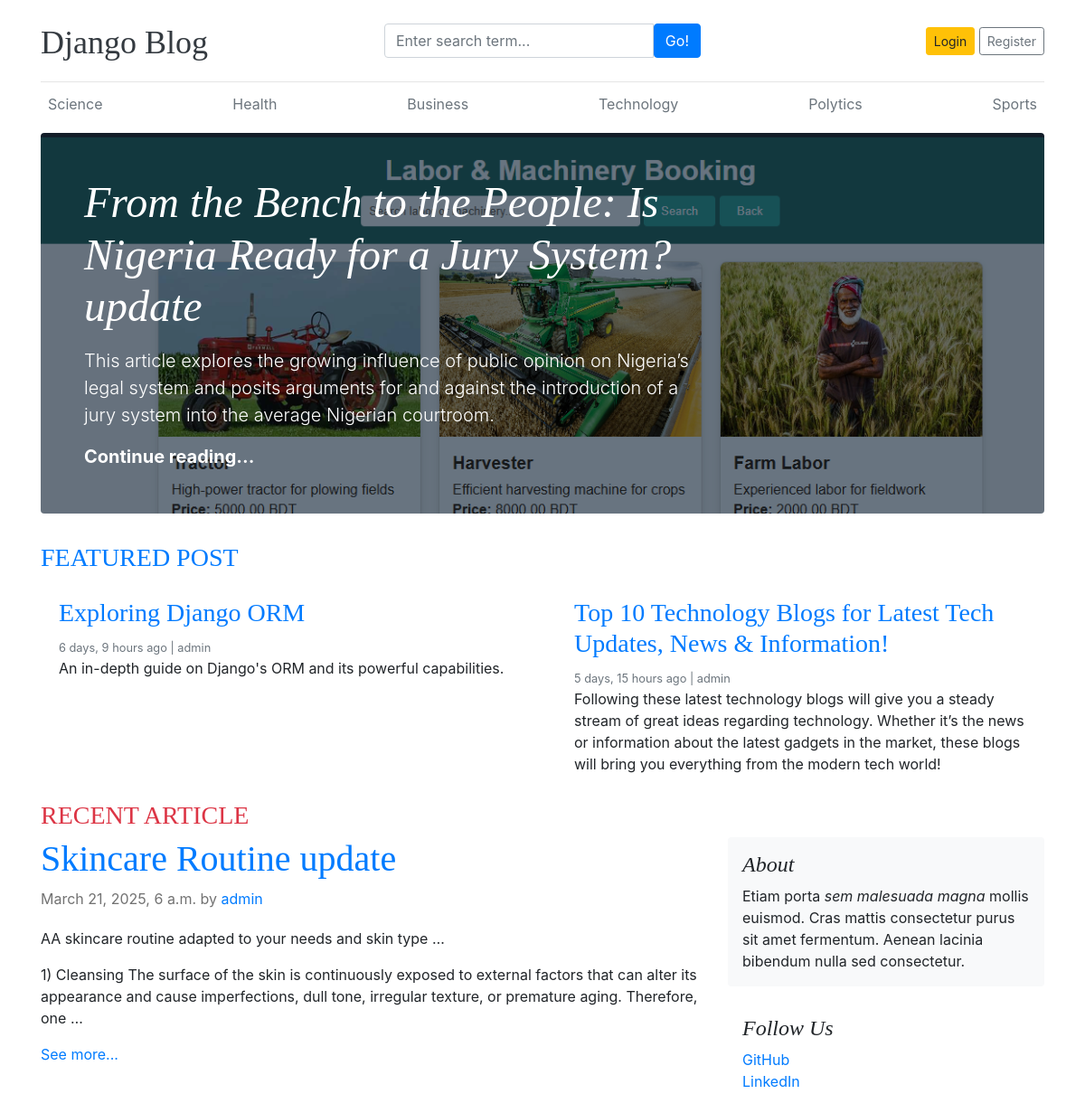
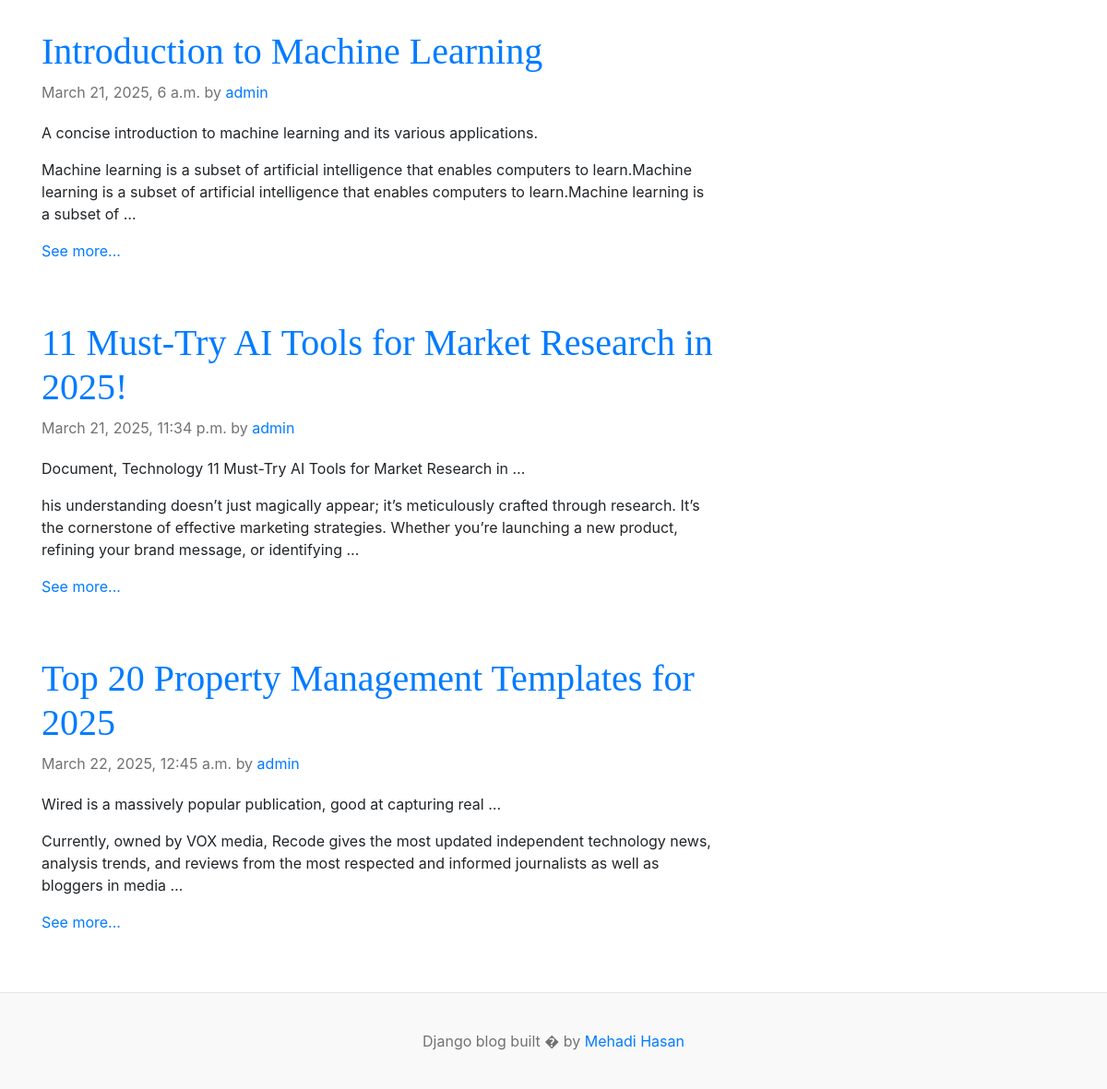
The page / on the database its author committed (2 pictures, top to bottom).
### blog/models.py (models this page shows, shortened)
class Category(models.Model):
    category_name = models.CharField(max_length=100,unique=True)
    created_at = models.DateField(auto_now_add=True)
    updated_at = models.DateField(auto_now=True)
    class Meta:
        verbose_name_plural = 'Categories'

class Blog(models.Model):
    title = models.CharField(max_length=250,unique=True)
    slug = models.SlugField(unique=True,blank=True)
    category = models.ForeignKey(Category,on_delete=models.CASCADE)
    author = models.ForeignKey(User,on_delete=models.CASCADE)
    blog_image = models.ImageField(upload_to='uploads/%y/%m/%d')
    short_desc = models.TextField(max_length=1000)
    blog_body = models.TextField()
    status = models.CharField(max_length=100,choices=STATUS_CHOICE,default='draft')
    is_featured = models.BooleanField(default=False)
    created_at = models.DateTimeField(auto_now_add=True)
    updated_at = models.DateTimeField(auto_now=True)

### blog/views.py (the view)
# urls.py: path('',views.home,name='home'),
def home(request):
    category = models.Category.objects.all()
    featured_post = models.Blog.objects.filter(is_featured=True, status ='publish').all()
    allpost = models.Blog.objects.filter(is_featured=False,status='publish').all()
    contex = {
        'category':category,
        'featured_post':featured_post,
        'allpost':allpost
    }
    return render(request,'index.html',contex)

### blog/context_processors.py (called while the page is built)
def get_categories(request):
    category = models.Category.objects.all()
    return dict(category=category)

### blog/templates/index.html
{% extends 'base.html'%}
{% block content %}
      {% for post in featured_post %}
      {% if forloop.first%}
      <div
        class="jumbotron p-3 p-md-5 text-white rounded bg-dark"
        style="
          background-image: url({{post.blog_image.url}});
          background-blend-mode: overlay;
          background-size: cover;
        "
      >
        <div class="col-md-8 px-0">
          <h1 class="display-4 font-italic">
            <a href="{% url 'single_blog' post.slug %}" class="text-white">{{post.title}}</a>
          </h1>
          <p class="lead my-3">
            {{post.short_desc}}
          </p>
          <p class="lead mb-0">
            <a href="{% url 'single_blog' post.slug %}" class="text-white font-weight-bold"
              >Continue reading...</a
            >
          </p>
        </div>
      </div>
      {% endif %}
      {% endfor %}
      <h3 class="text-uppercase text-primary">Featured Post</h3>
      <div class="row mb-2">
        {% for post in featured_post%}
        {% if not forloop.first %}
        <div class="col-md-6">
          <div class="card border-0">
            <div class="card-body">
              <h3><a href="{% url 'single_blog' post.slug %}">{{post.title}}</a></h3>
              <small class="mb-1 text-muted">{{post.created_at | timesince}} ago | {{post.author}}</small>
              <p class="card-text">
                {{post.short_desc}}
              </p>
            </div>
          </div>
        </div>
        {% endif %}
        {% endfor %}
      </div>
      <h3 class="text-uppercase text-danger">Recent Article</h3>
      <main role="main" class="container p-0">
        <div class="row">
          <div class="col-md-8 blog-main">
            {% for post in allpost%}
            <div class="blog-post">
              <h2 class="blog-post-title"><a href="{% url 'single_blog' post.slug %}">{{post.title}}</a></h2>
              <p class="blog-post-meta">
                {{post.created_at}} by <a href="#">{{post.author}}</a>
              </p>
              <p>
                {{post.short_desc | truncatewords:10 }}
              </p>
              <p>
                {{post.blog_body | truncatewords:30 }}
              </p>
              <a href="{% url 'single_blog' post.slug %}">See more...</a>
            </div>
            {% endfor %}
          </div>
          <aside class="col-md-4 blog-sidebar">
            <div class="p-3 mb-3 bg-light rounded">
              <h4 class="font-italic">About</h4>
              <p class="mb-0">
                Etiam porta <em>sem malesuada magna</em> mollis euismod. Cras
                mattis consectetur purus sit amet fermentum. Aenean lacinia
                bibendum nulla sed consectetur.
              </p>
            </div>
            <div class="p-3">
              <h4 class="font-italic">Follow Us</h4>
              <ol class="list-unstyled">
                <li><a href="#">GitHub</a></li>
                <li><a href="#">LinkedIn</a></li>
              </ol>
            </div>
          </aside>
        </div>
      </main>
    </div>
    {% endblock%}

### blog/templates/header.html (shortened to what this page needs)
{% load static%}
<!DOCTYPE html>
<html lang="en">
  <head>
    <link
      href="https://getbootstrap.com/docs/4.0/dist/css/bootstrap.min.css"
      rel="stylesheet"
    />
    <link href="{% static 'css/blog.css'%}" rel="stylesheet" />
  </head>
  <body>
    <div class="container">
      <header class="blog-header py-3">
        <div class="row flex-nowrap justify-content-between align-items-center">
          <div class="col-4 pt-1">
            <a class="blog-header-logo text-dark" href="/">Django Blog</a>
          </div>
          <div class="col-4">
            <form action="{% url 'search' %}" method="GET">
              <div class="input-group">
                <input class="form-control" type="text" placeholder="Enter search term..." aria-label="Enter search term..." aria-describedby="button-search" name="keyword"/>
                <button class="btn btn-primary" id="button-search" type="submit">Go!</button>
            </div>
            </form>
          </div>
          <div class="col-4 d-flex justify-content-end align-items-center">
            {% if request.user.is_authenticated %}
              <a class="btn btn-sm btn-warning" href="{% url "dashboard" %}">{{request.user.username}}</a> &nbsp;
              <a class="btn btn-sm btn-outline-secondary" href="{% url "logout_user" %}">Logout</a>
            {% else %}
              <a class="btn btn-sm btn-warning" href="{% url "login" %}">Login</a> &nbsp;
              <a class="btn btn-sm btn-outline-secondary" href="{% url "registration" %}">Register</a>
            {% endif %}
          </div>
        </div>
      </header>
      <div class="nav-scroller py-1 mb-2">
        <nav class="nav d-flex justify-content-between">
          {% for cat in category%}
          <a class="p-2 text-muted" href="{% url "posts_by_category" cat.id %} ">{{ cat.category_name }}</a>
          {% endfor%}
        </nav>
      </div>

### blog/static/css/blog.css (style rules this page uses)
.blog-header { border-bottom: 1px solid #e5e5e5; }
.blog-header-logo { font-family: "Playfair Display", Georgia, "Times New Roman", serif; font-size: 2.25rem; }
h1, h2, h3, h4, h5, h6 { font-family: "Playfair Display", Georgia, "Times New Roman", serif; }
.display-4 { font-size: 2.5rem; }
@media (min-width: 768px) { .display-4 { font-size: 3rem; } }
.blog-post { margin-bottom: 4rem; }
.blog-post-title { font-size: 2.5rem; }
.blog-post-meta { margin-bottom: 1.25rem; color: #727272; }

### rows shown on the page
Category: category_name "Science"
Category: category_name "Health"
Category: category_name "Business"
Category: category_name "Technology"
Category: category_name "Polytics"
Category: category_name "Sports"
Blog: blog_image (picture), title "From the Bench to the People: Is Nigeria Ready for a Jury System? update", short_desc "This article explores the growing influence of public opinion on Nigeria’s legal system and posits arguments for and against the introduction of a jury system into the average Nigerian courtroom."
Blog: title "Exploring Django ORM", created_at "6 days, 9 hours", author "admin", short_desc "An in-depth guide on Django's ORM and its powerful capabilities."
Blog: title "Top 10 Technology Blogs for Latest Tech Updates, News & Information!", created_at "5 days, 15 hours", author "admin", short_desc "Following these latest technology blogs will give you a steady stream of great ideas regarding technology. Whether it’s the news or information about the latest gadgets in the market, these blogs will bring you everything from the modern tech world!"
Blog: title "Skincare Routine update", created_at "March 21, 2025, 6 a.m.", author "admin", short_desc "AA skincare routine adapted to your needs and skin type …", blog_body "1) Cleansing The surface of the skin is continuously exposed to external factors that can alter its appearance and cause imperfections, dull tone, irregular texture, or premature aging. Therefore, one …"
Blog: title "Introduction to Machine Learning", created_at "March 21, 2025, 6 a.m.", author "admin", short_desc "A concise introduction to machine learning and its various applications.", blog_body "Machine learning is a subset of artificial intelligence that enables computers to learn.Machine learning is a subset of artificial intelligence that enables computers to learn.Machine learning is a subset of …"
Blog: title "11 Must-Try AI Tools for Market Research in 2025!", created_at "March 21, 2025, 11:34 p.m.", author "admin", short_desc "Document, Technology 11 Must-Try AI Tools for Market Research in …", blog_body "his understanding doesn’t just magically appear; it’s meticulously crafted through research. It’s the cornerstone of effective marketing strategies. Whether you’re launching a new product, refining your brand message, or identifying …"
Blog: title "Top 20 Property Management Templates for 2025", created_at "March 22, 2025, 12:45 a.m.", author "admin", short_desc "Wired is a massively popular publication, good at capturing real …", blog_body "Currently, owned by VOX media, Recode gives the most updated independent technology news, analysis trends, and reviews from the most respected and informed journalists as well as bloggers in media …"
